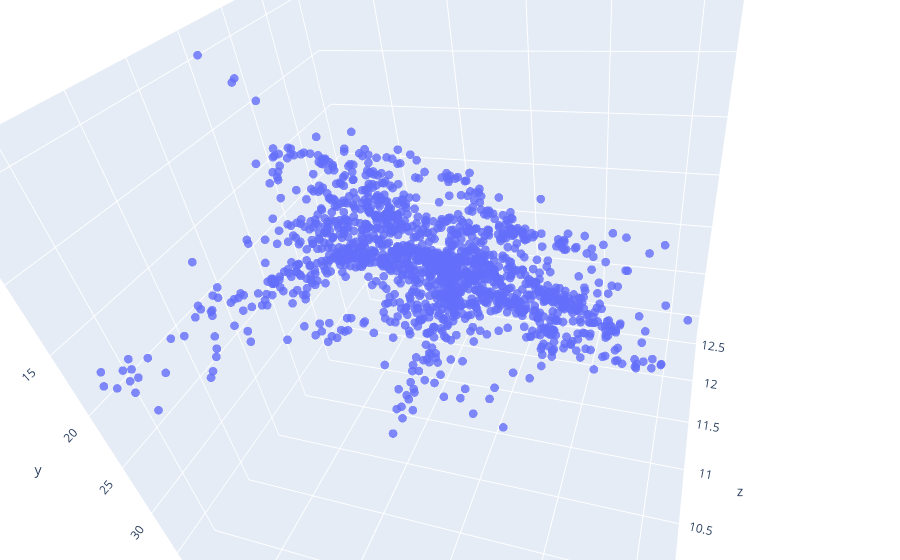

The notebook cell this image was saved under:
### Code cell
import plotly.graph_objects as go

fig = go.Figure(data = [go.Scatter3d(
    x = eturb_m1["eturb_m1_steam_flow_in"],
    y = eturb_m1["eturb_m1_steam_flow_side"],
    z = eturb_m1["eturb_m1_electricity_generation"],
    mode = 'markers',
    marker = dict(
        size = 3,
        # color=z,                # set color to an array/list of desired values
        # colorscale='Viridis',   # choose a colorscale
        opacity = 0.8
    )
)])

# tight layout
fig.update_layout(margin=dict(l=0, r=0, b=0, t=0))
fig.show()

### Figure 1 — Plotly figure (JSON) as saved in the notebook; plotly's stock layout.template omitted (floating-point values rounded to 4 significant figures; data arrays with more than 128 entries replaced by an {"elided": "..."} marker saying what was removed)
{"data": [{"marker": {"opacity": 0.8, "size": 3}, "mode": "markers", "type": "scatter3d", "x": {"elided": "1500 float values"}, "y": {"elided": "1500 float values"}, "z": {"elided": "1500 float values"}}], "layout": {"autosize": true, "margin": {"b": 0, "l": 0, "r": 0, "t": 0}, "scene": {"aspectmode": "auto", "aspectratio": {"x": 1, "y": 1, "z": 1}, "camera": {"center": {"x": 0, "y": 0, "z": 0}, "eye": {"x": 0.4575, "y": -0.833, "z": -1.015}, "projection": {"type": "perspective"}, "up": {"x": -0.329, "y": 0.5991, "z": 0.73}}}}}
